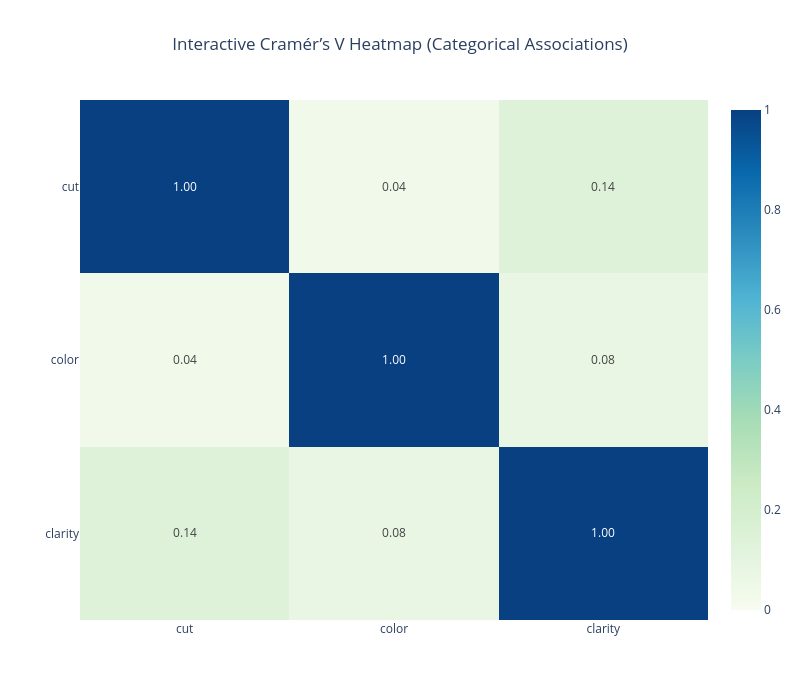

Write notebook code for a chart like this one.
### Markdown cell above
Seaborn’s heatmap is designed for numerical correlations. However, you can analyse associations between categorical variables by using statistical measures such as **Cramér’s V** or **Theil’s U** instead of standard correlation coefficients. Here’s how to compute Cramér’s V for all pairs of categorical variables and plot the results in a heatmap.

### Code cell
import plotly.express as px
from scipy.stats import chi2_contingency


def cramers_v(confusion_matrix):
    chi2 = chi2_contingency(confusion_matrix)[0]
    n = confusion_matrix.sum().sum()

    phi2 = chi2 / n
    r, k = confusion_matrix.shape

    phi2corr = max(0, phi2 - ((k - 1) * (r - 1)) / (n - 1))
    rcorr = r - ((r - 1) ** 2) / (n - 1)
    kcorr = k - ((k - 1) ** 2) / (n - 1)

    return np.sqrt(phi2corr / min((kcorr - 1), (rcorr - 1)))


cat_cols = df.select_dtypes(include=['object', 'category']).columns.tolist()

cramers_results = pd.DataFrame(index=cat_cols, columns=cat_cols)

for col1 in cat_cols:
    for col2 in cat_cols:
        confusion_mat = pd.crosstab(df[col1], df[col2])
        cramers_results.loc[col1, col2] = cramers_v(confusion_mat)

cramers_results = cramers_results.astype(float)


cramers_long = cramers_results.reset_index().melt(id_vars='index')
cramers_long.columns = ['Variable 1', 'Variable 2', "Cramér's V"]


fig = px.imshow(
    cramers_results,
    text_auto=".2f",
    color_continuous_scale="GnBu",
    zmin=0, zmax=1,
    aspect="auto",
    title="Interactive Cramér’s V Heatmap (Categorical Associations)"
)

fig.update_layout(
    width=800,
    height=700,
    title_x=0.5
)

fig.show()

### Figure 1 — Plotly figure (JSON) as saved in the notebook; plotly's stock layout.template omitted (floating-point values rounded to 4 significant figures)
{"data": [{"coloraxis": "coloraxis", "hovertemplate": "x: %{x}<br>y: %{y}<br>color: %{z}<extra></extra>", "name": "0", "texttemplate": "%{z:.2f}", "type": "heatmap", "x": ["cut", "color", "clarity"], "xaxis": "x", "y": ["cut", "color", "clarity"], "yaxis": "y", "z": [[1, 0.03628, 0.142], [0.03628, 1, 0.07865], [0.142, 0.07865, 1]]}], "layout": {"coloraxis": {"cmax": 1, "cmin": 0, "colorscale": [[0, "rgb(247,252,240)"], [0.125, "rgb(224,243,219)"], [0.25, "rgb(204,235,197)"], [0.375, "rgb(168,221,181)"], [0.5, "rgb(123,204,196)"], [0.625, "rgb(78,179,211)"], [0.75, "rgb(43,140,190)"], [0.875, "rgb(8,104,172)"], [1, "rgb(8,64,129)"]]}, "height": 700, "title": {"text": "Interactive Cramér’s V Heatmap (Categorical Associations)", "x": 0.5}, "width": 800, "xaxis": {"anchor": "y", "autorange": true, "domain": [0, 1], "range": [-0.5, 2.5], "type": "category"}, "yaxis": {"anchor": "x", "autorange": true, "domain": [0, 1], "range": [2.5, -0.5], "type": "category"}}}
